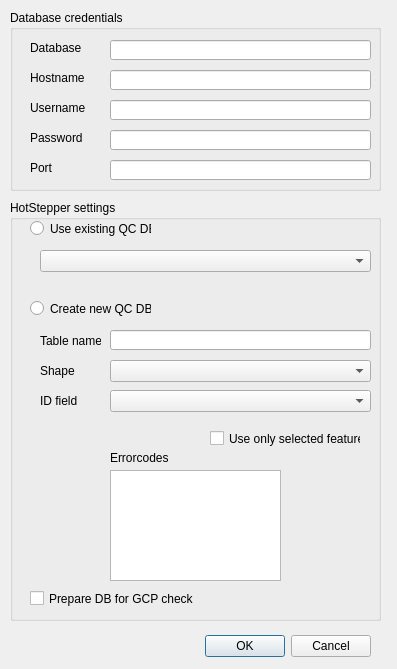
<?xml version="1.0" encoding="UTF-8"?>
<ui version="4.0">
 <class>HotStepper_settings</class>
 <widget class="QDialog" name="HotStepper_settings">
  <property name="geometry">
   <rect>
    <x>0</x>
    <y>0</y>
    <width>397</width>
    <height>669</height>
   </rect>
  </property>
  <property name="windowTitle">
   <string>HotStepper</string>
  </property>
  <widget class="QDialogButtonBox" name="button_box">
   <property name="geometry">
    <rect>
     <x>30</x>
     <y>630</y>
     <width>341</width>
     <height>32</height>
    </rect>
   </property>
   <property name="orientation">
    <enum>Qt::Horizontal</enum>
   </property>
   <property name="standardButtons">
    <set>QDialogButtonBox::Cancel|QDialogButtonBox::Ok</set>
   </property>
  </widget>
  <widget class="QGroupBox" name="groupBoxCredentials">
   <property name="geometry">
    <rect>
     <x>10</x>
     <y>10</y>
     <width>371</width>
     <height>181</height>
    </rect>
   </property>
   <property name="title">
    <string>Database credentials</string>
   </property>
   <widget class="QLineEdit" name="db_name">
    <property name="geometry">
     <rect>
      <x>100</x>
      <y>30</y>
      <width>261</width>
      <height>20</height>
     </rect>
    </property>
   </widget>
   <widget class="QLabel" name="label_5">
    <property name="geometry">
     <rect>
      <x>20</x>
      <y>30</y>
      <width>101</width>
      <height>16</height>
     </rect>
    </property>
    <property name="text">
     <string>Database</string>
    </property>
   </widget>
   <widget class="QLineEdit" name="db_host">
    <property name="geometry">
     <rect>
      <x>100</x>
      <y>60</y>
      <width>261</width>
      <height>20</height>
     </rect>
    </property>
   </widget>
   <widget class="QLabel" name="label_6">
    <property name="geometry">
     <rect>
      <x>20</x>
      <y>60</y>
      <width>101</width>
      <height>16</height>
     </rect>
    </property>
    <property name="text">
     <string>Hostname</string>
    </property>
   </widget>
   <widget class="QLineEdit" name="db_user">
    <property name="geometry">
     <rect>
      <x>100</x>
      <y>90</y>
      <width>261</width>
      <height>20</height>
     </rect>
    </property>
   </widget>
   <widget class="QLabel" name="label_7">
    <property name="geometry">
     <rect>
      <x>20</x>
      <y>90</y>
      <width>101</width>
      <height>16</height>
     </rect>
    </property>
    <property name="text">
     <string>Username</string>
    </property>
   </widget>
   <widget class="QLineEdit" name="db_password">
    <property name="geometry">
     <rect>
      <x>100</x>
      <y>120</y>
      <width>261</width>
      <height>20</height>
     </rect>
    </property>
   </widget>
   <widget class="QLabel" name="label_8">
    <property name="geometry">
     <rect>
      <x>20</x>
      <y>120</y>
      <width>101</width>
      <height>16</height>
     </rect>
    </property>
    <property name="text">
     <string>Password</string>
    </property>
   </widget>
   <widget class="QLineEdit" name="db_port">
    <property name="geometry">
     <rect>
      <x>100</x>
      <y>150</y>
      <width>261</width>
      <height>20</height>
     </rect>
    </property>
   </widget>
   <widget class="QLabel" name="label_9">
    <property name="geometry">
     <rect>
      <x>20</x>
      <y>150</y>
      <width>101</width>
      <height>16</height>
     </rect>
    </property>
    <property name="text">
     <string>Port</string>
    </property>
   </widget>
  </widget>
  <widget class="QGroupBox" name="groupBoxSettings">
   <property name="geometry">
    <rect>
     <x>10</x>
     <y>200</y>
     <width>371</width>
     <height>421</height>
    </rect>
   </property>
   <property name="title">
    <string>HotStepper settings</string>
   </property>
   <widget class="QCheckBox" name="checkBoxGCP">
    <property name="geometry">
     <rect>
      <x>20</x>
      <y>390</y>
      <width>171</width>
      <height>17</height>
     </rect>
    </property>
    <property name="text">
     <string>Prepare DB for GCP check</string>
    </property>
   </widget>
   <widget class="QTextEdit" name="textEdit">
    <property name="geometry">
     <rect>
      <x>100</x>
      <y>270</y>
      <width>171</width>
      <height>111</height>
     </rect>
    </property>
   </widget>
   <widget class="QLabel" name="label">
    <property name="geometry">
     <rect>
      <x>100</x>
      <y>250</y>
      <width>71</width>
      <height>16</height>
     </rect>
    </property>
    <property name="text">
     <string>Errorcodes</string>
    </property>
   </widget>
   <widget class="QCheckBox" name="useSelectedA">
    <property name="geometry">
     <rect>
      <x>200</x>
      <y>230</y>
      <width>151</width>
      <height>17</height>
     </rect>
    </property>
    <property name="text">
     <string>Use only selected features</string>
    </property>
   </widget>
   <widget class="QLabel" name="label_4">
    <property name="geometry">
     <rect>
      <x>30</x>
      <y>190</y>
      <width>46</width>
      <height>21</height>
     </rect>
    </property>
    <property name="text">
     <string>ID field</string>
    </property>
   </widget>
   <widget class="QLabel" name="label_3">
    <property name="geometry">
     <rect>
      <x>30</x>
      <y>160</y>
      <width>46</width>
      <height>21</height>
     </rect>
    </property>
    <property name="text">
     <string>Shape</string>
    </property>
   </widget>
   <widget class="QLabel" name="label_2">
    <property name="geometry">
     <rect>
      <x>30</x>
      <y>130</y>
      <width>61</width>
      <height>21</height>
     </rect>
    </property>
    <property name="text">
     <string>Table name</string>
    </property>
   </widget>
   <widget class="QComboBox" name="inField1">
    <property name="geometry">
     <rect>
      <x>100</x>
      <y>190</y>
      <width>261</width>
      <height>22</height>
     </rect>
    </property>
   </widget>
   <widget class="QComboBox" name="inShapeA">
    <property name="geometry">
     <rect>
      <x>100</x>
      <y>160</y>
      <width>261</width>
      <height>22</height>
     </rect>
    </property>
   </widget>
   <widget class="QLineEdit" name="inTableName">
    <property name="geometry">
     <rect>
      <x>100</x>
      <y>130</y>
      <width>261</width>
      <height>20</height>
     </rect>
    </property>
   </widget>
   <widget class="QRadioButton" name="radioButton_2">
    <property name="geometry">
     <rect>
      <x>20</x>
      <y>100</y>
      <width>121</width>
      <height>17</height>
     </rect>
    </property>
    <property name="text">
     <string>Create new QC DB</string>
    </property>
   </widget>
   <widget class="QComboBox" name="inTableA">
    <property name="geometry">
     <rect>
      <x>30</x>
      <y>50</y>
      <width>331</width>
      <height>22</height>
     </rect>
    </property>
   </widget>
   <widget class="QRadioButton" name="radioButton">
    <property name="geometry">
     <rect>
      <x>20</x>
      <y>20</y>
      <width>121</width>
      <height>17</height>
     </rect>
    </property>
    <property name="text">
     <string>Use existing QC DB</string>
    </property>
   </widget>
  </widget>
  <zorder>groupBoxSettings</zorder>
  <zorder>button_box</zorder>
  <zorder>groupBoxCredentials</zorder>
 </widget>
 <resources/>
 <connections>
  <connection>
   <sender>button_box</sender>
   <signal>accepted()</signal>
   <receiver>HotStepper_settings</receiver>
   <slot>accept()</slot>
   <hints>
    <hint type="sourcelabel">
     <x>20</x>
     <y>20</y>
    </hint>
    <hint type="destinationlabel">
     <x>20</x>
     <y>20</y>
    </hint>
   </hints>
  </connection>
  <connection>
   <sender>button_box</sender>
   <signal>rejected()</signal>
   <receiver>HotStepper_settings</receiver>
   <slot>reject()</slot>
   <hints>
    <hint type="sourcelabel">
     <x>20</x>
     <y>20</y>
    </hint>
    <hint type="destinationlabel">
     <x>20</x>
     <y>20</y>
    </hint>
   </hints>
  </connection>
 </connections>
</ui>
